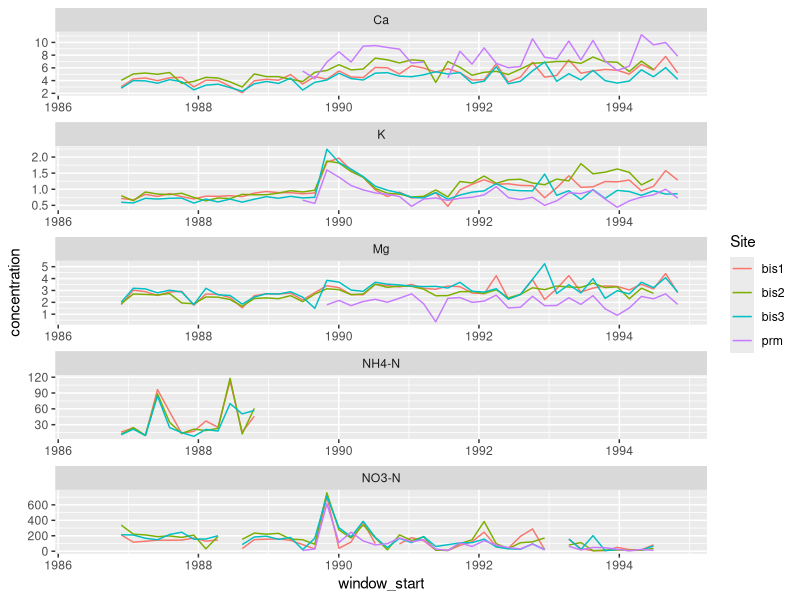

This chart was generated by the following R code:
library(tidyverse)
bisley1 <- read_csv("data/bisley1.csv")
bisley2 <- read_csv("data/bisley2.csv")
bisley3 <- read_csv("data/bisley3.csv")
prm <- read_csv("data/prm.csv")

#keep columns: 
# - Sample_Date
# - NH4-N
# - NO3-N
# - K
# - Ca
# - Mg

#select relevant columns and label by site
cleaned_bis_1 <- bisley1 |> 
  select(`NH4-N`, `NO3-N`, Sample_Date, K, Ca, Mg) |> 
  mutate(Site = "bis1")
cleaned_bis_2 <- bisley2 |> 
  select(`NH4-N`, `NO3-N`, Sample_Date, K, Ca, Mg) |> 
  mutate(Site = "bis2")
cleaned_bis_3 <- bisley3 |> 
  select(`NH4-N`, `NO3-N`, Sample_Date, K, Ca, Mg) |> 
  mutate(Site = "bis3")
cleaned_prm <- prm |> 
  select(`NH4-N`, `NO3-N`, Sample_Date, K, Ca, Mg) |> 
  mutate(Site = "prm")




# new tables for 9 week moving averages for each site
bis_window_1 <- tibble (
  window_start = seq(ymd("1986-05-20"), ymd("1994-12-30"), by = "9 weeks"),
  Site = "bis1",
  `NH4-N` = NA,
  `NO3-N` = NA,
  K = NA,
  Ca = NA,
  Mg = NA
)
bis_window_2 <- tibble (
  window_start = seq(ymd("1986-05-20"), ymd("1994-12-30"), by = "9 weeks"),
  Site = "bis2",
  `NH4-N` = NA,
  `NO3-N` = NA,
  K = NA,
  Ca = NA,
  Mg = NA
)
bis_window_3 <- tibble (
  window_start = seq(ymd("1986-05-20"), ymd("1994-12-30"), by = "9 weeks"),
  Site = "bis3",
  `NH4-N` = NA,
  `NO3-N` = NA,
  K = NA,
  Ca = NA,
  Mg = NA
)
prm_window <- tibble (
  window_start = seq(ymd("1986-05-20"), ymd("1994-12-30"), by = "9 weeks"),
  Site = "prm",
  `NH4-N` = NA,
  `NO3-N` = NA,
  K = NA,
  Ca = NA,
  Mg = NA
)


## create a moving window average for each dataset
# Bis 1:
for(i in 1:nrow(bis_window_1)){
  w1 <- bis_window_1$window_start[i]
  w2 <- w1 + 9

  `NH4-N` <- cleaned_bis_1$`NH4-N`[cleaned_bis_1$Sample_Date >= w1 & cleaned_bis_1$Sample_Date < w2]
  `NO3-N` <- cleaned_bis_1$`NO3-N`[cleaned_bis_1$Sample_Date >= w1 & cleaned_bis_1$Sample_Date < w2]
  K <- cleaned_bis_1$K[cleaned_bis_1$Sample_Date >= w1 & cleaned_bis_1$Sample_Date < w2]
  Ca <- cleaned_bis_1$Ca[cleaned_bis_1$Sample_Date >= w1 & cleaned_bis_1$Sample_Date < w2]
  Mg <- cleaned_bis_1$Mg[cleaned_bis_1$Sample_Date >= w1 & cleaned_bis_1$Sample_Date < w2]
  Site <- cleaned_bis_1$Site[w1]

  bis_window_1$`NH4-N`[i] <- mean(`NH4-N`, na.rm = TRUE)
  bis_window_1$`NO3-N`[i] <- mean(`NO3-N`, na.rm = TRUE)
  bis_window_1$K[i] <- mean(K, na.rm = TRUE)
  bis_window_1$Ca[i] <- mean(Ca, na.rm = TRUE)
  bis_window_1$Mg[i] <- mean(Mg, na.rm = TRUE)
  
}

# Bis 2:
for(i in 1:nrow(bis_window_2)){
  w1 <- bis_window_2$window_start[i]
  w2 <- w1 + 9

  `NH4-N` <- cleaned_bis_2$`NH4-N`[cleaned_bis_2$Sample_Date >= w1 & cleaned_bis_2$Sample_Date < w2]
  `NO3-N` <- cleaned_bis_2$`NO3-N`[cleaned_bis_2$Sample_Date >= w1 & cleaned_bis_2$Sample_Date < w2]
  K <- cleaned_bis_2$K[cleaned_bis_2$Sample_Date >= w1 & cleaned_bis_2$Sample_Date < w2]
  Ca <- cleaned_bis_2$Ca[cleaned_bis_2$Sample_Date >= w1 & cleaned_bis_2$Sample_Date < w2]
  Mg <- cleaned_bis_2$Mg[cleaned_bis_2$Sample_Date >= w1 & cleaned_bis_2$Sample_Date < w2]
  Site <- cleaned_bis_2$Site[w1]

  bis_window_2$`NH4-N`[i] <- mean(`NH4-N`, na.rm = TRUE)
  bis_window_2$`NO3-N`[i] <- mean(`NO3-N`, na.rm = TRUE)
  bis_window_2$K[i] <- mean(K, na.rm = TRUE)
  bis_window_2$Ca[i] <- mean(Ca, na.rm = TRUE)
  bis_window_2$Mg[i] <- mean(Mg, na.rm = TRUE)
  
}


# Bis 3:
for(i in 1:nrow(bis_window_3)){
  w1 <- bis_window_3$window_start[i]
  w2 <- w1 + 9

  `NH4-N` <- cleaned_bis_3$`NH4-N`[cleaned_bis_3$Sample_Date >= w1 & cleaned_bis_3$Sample_Date < w2]
  `NO3-N` <- cleaned_bis_3$`NO3-N`[cleaned_bis_3$Sample_Date >= w1 & cleaned_bis_3$Sample_Date < w2]
  K <- cleaned_bis_3$K[cleaned_bis_3$Sample_Date >= w1 & cleaned_bis_3$Sample_Date < w2]
  Ca <- cleaned_bis_3$Ca[cleaned_bis_3$Sample_Date >= w1 & cleaned_bis_3$Sample_Date < w2]
  Mg <- cleaned_bis_3$Mg[cleaned_bis_3$Sample_Date >= w1 & cleaned_bis_3$Sample_Date < w2]
  Site <- cleaned_bis_3$Site[w1]

  bis_window_3$`NH4-N`[i] <- mean(`NH4-N`, na.rm = TRUE)
  bis_window_3$`NO3-N`[i] <- mean(`NO3-N`, na.rm = TRUE)
  bis_window_3$K[i] <- mean(K, na.rm = TRUE)
  bis_window_3$Ca[i] <- mean(Ca, na.rm = TRUE)
  bis_window_3$Mg[i] <- mean(Mg, na.rm = TRUE)
  
}

# PRM:
for(i in 1:nrow(prm_window)){
  w1 <- prm_window$window_start[i]
  w2 <- w1 + 9

  `NH4-N` <- cleaned_prm$`NH4-N`[cleaned_prm$Sample_Date >= w1 & cleaned_prm$Sample_Date < w2]
  `NO3-N` <- cleaned_prm$`NO3-N`[cleaned_prm$Sample_Date >= w1 & cleaned_prm$Sample_Date < w2]
  K <- cleaned_prm$K[cleaned_prm$Sample_Date >= w1 & cleaned_prm$Sample_Date < w2]
  Ca <- cleaned_prm$Ca[cleaned_prm$Sample_Date >= w1 & cleaned_prm$Sample_Date < w2]
  Mg <- cleaned_prm$Mg[cleaned_prm$Sample_Date >= w1 & cleaned_prm$Sample_Date < w2]
  Site <- cleaned_prm$Site[w1]

  prm_window$`NH4-N`[i] <- mean(`NH4-N`, na.rm = TRUE)
  prm_window$`NO3-N`[i] <- mean(`NO3-N`, na.rm = TRUE)
  prm_window$K[i] <- mean(K, na.rm = TRUE)
  prm_window$Ca[i] <- mean(Ca, na.rm = TRUE)
  prm_window$Mg[i] <- mean(Mg, na.rm = TRUE)
  
}


merged_data <- bind_rows(bis_window_1, bis_window_2, bis_window_3, prm_window)
reshaped <- merged_data |> 
  pivot_longer(
    cols = c(`NH4-N`, `NO3-N`, K, Ca, Mg),
    names_to = "nutrient", 
    values_to = "concentration"
    )


ggplot(
  data = reshaped,
  mapping = aes(
    x = window_start,
    y = concentration,
    color = Site
  )
) + geom_line()+
  facet_wrap(
    vars(nutrient), 
    scales = "free", 
    ncol = 1
  )
